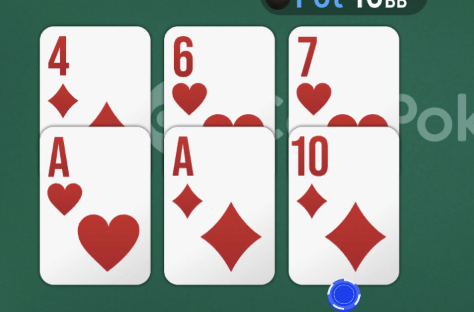
#> input picture assets/card_samples/red_grid.png, 474 x 312 px
$ python build_card_templates.py
#> lines starting #> are read from the running program, lines starting #| are printed output that depends on the picture; after the words box and inside, x2 and y2 are one past the last pixel; in counts of white or black regions, pixels touching at a corner belong together
### card_recognizer.py
"""Template-based CoinPoker rank and suit recognition."""

from pathlib import Path
from typing import Optional, Tuple

import cv2
import numpy as np


class CardRecognizer:
    TEMPLATE_PATH = Path(__file__).with_name("assets") / "card_templates.npz"
    _templates = None

    @staticmethod
    def foreground_mask(region_rgb: np.ndarray) -> np.ndarray:
        """Extract both red and black card glyphs from a white card face."""
        region_rgb = region_rgb[:, :, :3]
        hsv = cv2.cvtColor(region_rgb, cv2.COLOR_RGB2HSV)
        gray = cv2.cvtColor(region_rgb, cv2.COLOR_RGB2GRAY)
        red = cv2.bitwise_or(
            cv2.inRange(hsv, np.array([0, 65, 35]), np.array([14, 255, 255])),
            cv2.inRange(hsv, np.array([164, 65, 35]), np.array([180, 255, 255])),
        )
        # Four-color CoinPoker deck: green clubs and blue diamonds. The green
        # range deliberately stops below the teal felt hue.
        green = cv2.inRange(hsv, np.array([36, 55, 30]), np.array([68, 255, 245]))
        blue = cv2.inRange(hsv, np.array([96, 55, 30]), np.array([132, 255, 245]))
        black = cv2.inRange(gray, 0, 115)
        mask = cv2.bitwise_or(cv2.bitwise_or(red, green), cv2.bitwise_or(blue, black))
        return cv2.morphologyEx(mask, cv2.MORPH_OPEN, np.ones((2, 2), np.uint8))

    @classmethod
    def normalize_symbol(cls, region_rgb: np.ndarray, largest_only: bool = False) -> Optional[np.ndarray]:
        mask = cls.foreground_mask(region_rgb)
        contours, _ = cv2.findContours(mask, cv2.RETR_EXTERNAL, cv2.CHAIN_APPROX_SIMPLE)
        contours = [contour for contour in contours if cv2.contourArea(contour) >= max(5, mask.size * 0.002)]
        # Hero-card crops can include a dark strip above the tilted card.  It
        # touches the crop edge and spans almost the full width, unlike a
        # printed rank/suit.  Ignoring it prevents J/Q/A from being compared as
        # a glyph-plus-background composite.
        filtered = []
        for contour in contours:
            x, y, width, height = cv2.boundingRect(contour)
            edge_spanning = (
                (x == 0 or x + width >= mask.shape[1]) and height >= mask.shape[0] * 0.55
            ) or (
                (y == 0 or y + height >= mask.shape[0]) and width >= mask.shape[1] * 0.55
            )
            if not edge_spanning:
                filtered.append(contour)
        if filtered:
            contours = filtered
        if not contours:
            return None

        if largest_only:
            contours = [max(contours, key=cv2.contourArea)]
        x1 = min(cv2.boundingRect(contour)[0] for contour in contours)
        y1 = min(cv2.boundingRect(contour)[1] for contour in contours)
        x2 = max(cv2.boundingRect(contour)[0] + cv2.boundingRect(contour)[2] for contour in contours)
        y2 = max(cv2.boundingRect(contour)[1] + cv2.boundingRect(contour)[3] for contour in contours)
        glyph = np.zeros_like(mask)
        cv2.drawContours(glyph, contours, -1, 255, thickness=cv2.FILLED)
        glyph = glyph[y1:y2, x1:x2]
        if glyph.size == 0:
            return None

        canvas = np.zeros((80, 80), dtype=np.uint8)
        scale = min(66 / glyph.shape[1], 66 / glyph.shape[0])
        resized = cv2.resize(
            glyph,
            (max(1, round(glyph.shape[1] * scale)), max(1, round(glyph.shape[0] * scale))),
            interpolation=cv2.INTER_NEAREST,
        )
        x = (80 - resized.shape[1]) // 2
        y = (80 - resized.shape[0]) // 2
        canvas[y:y + resized.shape[0], x:x + resized.shape[1]] = resized
        return canvas

    @classmethod
    def _load(cls):
        if cls._templates is None:
            if not cls.TEMPLATE_PATH.exists():
                return None
            data = np.load(cls.TEMPLATE_PATH, allow_pickle=False)
            cls._templates = {
                "rank_images": data["rank_images"],
                "rank_labels": data["rank_labels"],
                "suit_images": data["suit_images"],
                "suit_labels": data["suit_labels"],
            }
            # All rank glyphs have the same 80x80 shape.  Pre-normalizing them
            # lets recognition use one vector operation instead of hundreds of
            # separate OpenCV template calls.
            flattened = cls._templates["rank_images"].astype(np.float32).reshape(-1, 6400)
            flattened -= flattened.mean(axis=1, keepdims=True)
            norms = np.linalg.norm(flattened, axis=1, keepdims=True)
            cls._templates["rank_vectors"] = flattened / np.maximum(norms, 1e-6)
        return cls._templates

    # [33 lines left out: functions _recognize, recognize_rank, not called in this run]

    @classmethod
    def recognize_rank_scored(
        cls, region_rgb: np.ndarray
    ) -> Tuple[Optional[str], float, float]:
        """Return the best rank template plus confidence and label margin.

        Multiple samples exist for most ranks, so the margin is calculated
        between distinct labels rather than between individual templates.
        """
        templates = cls._load()
        if not templates:
            return None, 0.0, 0.0
        candidate = cls.normalize_symbol(region_rgb)
        if candidate is None:
            return None, 0.0, 0.0

        candidate_vector = candidate.astype(np.float32).reshape(-1)
        candidate_vector -= candidate_vector.mean()
        candidate_norm = np.linalg.norm(candidate_vector)
        if candidate_norm <= 1e-6:
            return None, 0.0, 0.0
        scores = templates["rank_vectors"] @ (candidate_vector / candidate_norm)

        best_by_label = {}
        for score, label in zip(scores, templates["rank_labels"]):
            score = float(score)
            label = str(label)
            best_by_label[label] = max(score, best_by_label.get(label, -1.0))

        ranked = sorted(best_by_label.items(), key=lambda item: item[1], reverse=True)
        if not ranked:
            return None, 0.0, 0.0
        label, score = ranked[0]
        runner_up = ranked[1][1] if len(ranked) > 1 else -1.0
        return label, score, score - runner_up

    # [6 lines left out: function recognize_suit, not called in this run]

### screen_reader.py
# screen_reader.py
import cv2
import numpy as np
import pytesseract
import pyautogui
from PIL import Image
import mss
from typing import Dict, List, Optional, Tuple
import time

from card_recognizer import CardRecognizer

class ScreenReader:
    # [8 lines left out: function __init__, not called in this run]

    def _pyautogui_region(self, region: Tuple[int, int, int, int]) -> Tuple[int, int, int, int]:
        return self.config.scale_region(region, pyautogui.size())

    # [336 lines left out: functions capture_screen, read_player_name, read_player_name_image, read_player_stats, read_player_profile_name_image, read_player_stats_image and 12 more, not called in this run]

    @staticmethod
    def _read_rank(region_rgb: np.ndarray) -> Optional[str]:
        import re

        region_rgb = region_rgb[:, :, :3]
        template_rank, template_score, template_margin = CardRecognizer.recognize_rank_scored(
            region_rgb
        )
        # The supplied four-colour samples provide a fast, reliable path for
        # clear glyphs.  Only ambiguous/partly occluded ranks pay the OCR cost.
        if template_score >= 0.72 and template_margin >= 0.10:
            return template_rank

        enlarged = cv2.resize(region_rgb, None, fx=5, fy=5, interpolation=cv2.INTER_CUBIC)
        text = pytesseract.image_to_string(
            enlarged,
            config='--psm 10 -c tessedit_char_whitelist=0123456789TJQKA',
        ).upper()
        match = re.search(r'10|[2-9TJQKA]', text)
        ocr_rank = None
        if match:
            ocr_rank = 'T' if match.group(0) == '10' else match.group(0)

        # Q/J are the font's closest pair.  Prefer a reasonably separated
        # shape match when Tesseract calls one of them the other.  The same
        # guard fixes a J that Tesseract occasionally labels A, without
        # overriding the real live J example where the shape is ambiguous.
        if (
            ocr_rank
            and template_rank in {'J', 'Q'}
            and ocr_rank != template_rank
            and template_score >= 0.58
            and template_margin >= 0.05
        ):
            return template_rank
        return ocr_rank or (template_rank if template_score >= 0.35 else None)

    @staticmethod
    def _read_suit(region_rgb: np.ndarray) -> Optional[str]:
        region_rgb = region_rgb[:, :, :3]
        hsv = cv2.cvtColor(region_rgb, cv2.COLOR_RGB2HSV)
        red = cv2.bitwise_or(
            cv2.inRange(hsv, np.array([0, 75, 45]), np.array([12, 255, 255])),
            cv2.inRange(hsv, np.array([165, 75, 45]), np.array([180, 255, 255])),
        )
        green = cv2.inRange(hsv, np.array([38, 70, 35]), np.array([62, 255, 235]))
        blue = cv2.inRange(hsv, np.array([102, 70, 40]), np.array([128, 255, 245]))
        gray = cv2.cvtColor(region_rgb, cv2.COLOR_RGB2GRAY)
        black = cv2.inRange(gray, 0, 105)
        red_area = np.count_nonzero(red)
        green_area = np.count_nonzero(green)
        blue_area = np.count_nonzero(blue)
        black_area = np.count_nonzero(black)
        color_minimum = max(12, round(region_rgb.shape[0] * region_rgb.shape[1] * 0.01))

        def interior_component_area(mask):
            contours, _ = cv2.findContours(mask, cv2.RETR_EXTERNAL, cv2.CHAIN_APPROX_SIMPLE)
            height, width = mask.shape[:2]
            areas = []
            for contour in contours:
                x, y, box_width, box_height = cv2.boundingRect(contour)
                if x > 0 and y > 0 and x + box_width < width and y + box_height < height:
                    areas.append(cv2.contourArea(contour))
            return max(areas, default=0.0)

        green_signal = interior_component_area(green)
        blue_signal = interior_component_area(blue)

        # In the four-color deck these two hues uniquely identify their suits,
        # so no shape comparison or OCR process is needed.
        if blue_signal >= color_minimum and blue_signal > green_signal:
            return '♦'
        if green_signal >= color_minimum and green_signal > blue_signal:
            return '♣'

        # Color is a hard constraint: diamonds/hearts are red and
        # spades/clubs are black. This prevents similarly pointed ♦/♠ glyphs
        # from ever competing against one another in template matching.
        is_red = red_area >= max(12, black_area * 0.25)
        mask = red if is_red else black
        contours, _ = cv2.findContours(mask, cv2.RETR_EXTERNAL, cv2.CHAIN_APPROX_SIMPLE)
        contours = [contour for contour in contours if cv2.contourArea(contour) > mask.size * 0.01]
        if not contours:
            return CardRecognizer.recognize_suit(region_rgb, is_red=is_red)
        contour = max(contours, key=cv2.contourArea)

        if is_red:
            # CoinPoker's diamond is a narrow convex rhombus, while its heart
            # has rounded lobes and a shallow notch. At this rendered size the
            # contour solidity is markedly different even when anti-aliased:
            # diamonds cluster near .84 and hearts near .95.
            hull = cv2.convexHull(contour)
            hull_area = cv2.contourArea(hull)
            solidity = cv2.contourArea(contour) / hull_area if hull_area else 0.0
            if solidity <= 0.89:
                return '♦'
            if solidity >= 0.92:
                return '♥'

        template_suit = CardRecognizer.recognize_suit(region_rgb, is_red=is_red)
        if template_suit:
            return template_suit
        perimeter = cv2.arcLength(contour, True)
        vertices = len(cv2.approxPolyDP(contour, 0.04 * perimeter, True))
        if is_red:
            return '♦' if vertices <= 5 else '♥'
        return '♠' if vertices <= 7 else '♣'

    # [353 lines left out: functions read_hero_position, find_dealer_button_image, infer_positions_from_dealer, infer_positions_from_badges, read_position_badge, read_position_badge_image and 6 more, not called in this run]

### build_card_templates.py
"""Build card glyph templates from the user-provided CoinPoker samples."""

from pathlib import Path

import cv2
import numpy as np

from card_recognizer import CardRecognizer


SAMPLES = Path(__file__).with_name("assets") / "card_samples"

# file, card-column x origins, top y, top row, bottom row
GRIDS = (
    ("red_grid.png", (40, 164, 289), 27, ("4♦", "6♥", "7♥"), ("A♥", "A♦", "T♦")),
    ("mixed_grid.png", (24, 148, 273, 397), 23, ("7♣", "6♦", "8♠", "4♠"), ("7♠", "9♦", "2♥", "2♦")),
    ("wide_grid.png", (34, 158, 283, 407, 531), 21, ("A♦", "6♣", "4♦", "3♠", "K♦"), ("3♣", "8♦", "7♠", "T♦", "Q♥")),
    ("small_grid.png", (34, 158, 283), 13, ("2♥", "4♣", "9♥"), ("5♣", "3♠", "7♠")),
)

# Single exposed row from CoinPoker's four-colour deck.  These clean, upright
# glyphs are especially useful for separating the similarly shaped A/J/Q.
SINGLE_ROWS = (
    ("four_color_row.png", (48, 143, 238, 333, 428), 37,
     ("A♣", "K♦", "Q♠", "J♥", "T♥")),
)


def add_rotated_rank_variants(ranks, rank_labels):
    """Cover the slight fan/tilt used for the two hero cards."""
    originals = list(zip(ranks, rank_labels))
    ranks.clear()
    rank_labels.clear()
    center = (39.5, 39.5)
    for image, label in originals:
        for angle in (-8, -4, 0, 4, 8):
            matrix = cv2.getRotationMatrix2D(center, angle, 1.0)
            ranks.append(cv2.warpAffine(
                image,
                matrix,
                (80, 80),
                flags=cv2.INTER_NEAREST,
                borderMode=cv2.BORDER_CONSTANT,
                borderValue=0,
            ))
            rank_labels.append(label)


def extract_card(image_rgb, x, y, label, ranks, rank_labels, suits, suit_labels):
    rank_region = image_rgb[y + 2:y + 55, x + 3:x + 50]
    suit_region = image_rgb[y + 43:y + 108, x + 2:x + 64]
    rank = CardRecognizer.normalize_symbol(rank_region)
    suit = CardRecognizer.normalize_symbol(suit_region, largest_only=True)
    if rank is None or suit is None:
        raise RuntimeError(f"Could not extract {label} at {(x, y)}")
    ranks.append(rank)
    rank_labels.append(label[:-1])
    suits.append(suit)
    suit_labels.append(label[-1])


def main():
    ranks, rank_labels, suits, suit_labels = [], [], [], []
    for filename, columns, top_y, top_labels, bottom_labels in GRIDS:
        image_bgr = cv2.imread(str(SAMPLES / filename))
#> image_bgr is the input picture: shape (312, 474, 3); mean B, G, R 156, 162.7, 153.9
        if image_bgr is None:
            raise FileNotFoundError(SAMPLES / filename)
        image_rgb = cv2.cvtColor(image_bgr, cv2.COLOR_BGR2RGB)
        for x, label in zip(columns, top_labels):
            extract_card(image_rgb, x, top_y, label, ranks, rank_labels, suits, suit_labels)
#> this loop made 3 passes
        for x, label in zip(columns, bottom_labels):
            extract_card(image_rgb, x, top_y + 100, label, ranks, rank_labels, suits, suit_labels)
#> this loop made 3 passes
#> pass 1, in foreground_mask (call 7), `gray = cv2.cvtColor(region_rgb, cv2.COLOR_RGB2GRAY)`:
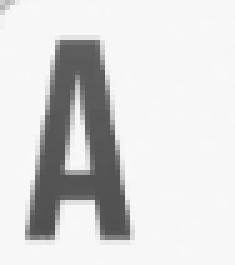
#> gray: shape (53, 47) (shown 5 times larger); min 80, max 250, mean 216.5
#> pass 2 of the loop in main, `for filename, columns, top_y, top_labels, bottom_labels in GRIDS:`:
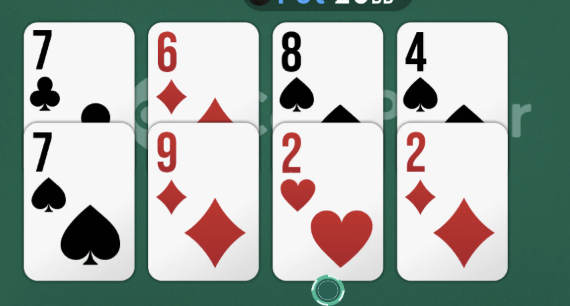
#> input picture assets/card_samples/mixed_grid.png, 570 x 306 px
#> in main, image_bgr is the input picture: shape (306, 570, 3); mean B, G, R 162.8, 169.1, 159.4
#> the loop in main, `for x, label in zip(columns, top_labels):` made 4 passes
#> the loop in main, `for x, label in zip(columns, bottom_labels):` made 4 passes
#> pass 1, in extract_card (call 11), `rank_region = image_rgb[y + 2:y + 55, x + 3:x + 50]`:
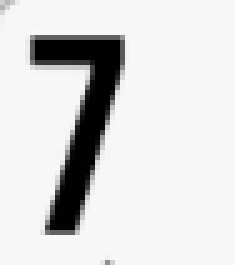
#> rank_region: shape (53, 47, 3) (shown 5 times larger); mean R, G, B 216.4, 216.5, 216.4
#> pass 1, in extract_card (call 11), `suit_region = image_rgb[y + 43:y + 108, x + 2:x + 64]`:
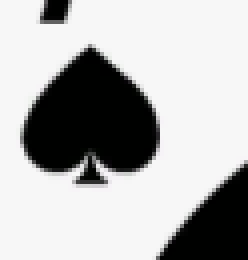
#> suit_region: shape (65, 62, 3) (shown 4 times larger); mean R, G, B 178.5, 178.7, 178.5

    for filename, columns, top_y, labels in SINGLE_ROWS:
        image_bgr = cv2.imread(str(SAMPLES / filename))
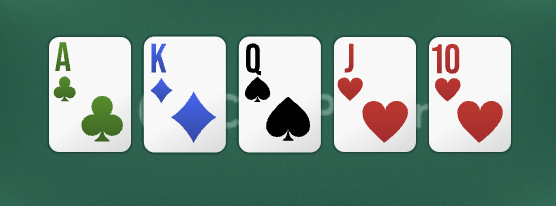
#> input picture assets/card_samples/four_color_row.png, 556 x 206 px
#> image_bgr is the input picture: shape (206, 556, 3); mean B, G, R 130.7, 141.9, 114.8
        if image_bgr is None:
            raise FileNotFoundError(SAMPLES / filename)
        image_rgb = cv2.cvtColor(image_bgr, cv2.COLOR_BGR2RGB)
#> image_rgb: shape (206, 556, 3)
        for x, label in zip(columns, labels):
            rank = CardRecognizer.normalize_symbol(
                image_rgb[top_y + 2:top_y + 55, x + 3:x + 50]
            )
            if rank is None:
                raise RuntimeError(f"Could not extract rank from {label} at {(x, top_y)}")
            ranks.append(rank)
            rank_labels.append(label[:-1])
#> this loop made 5 passes
#> pass 1, in foreground_mask (call 61), `gray = cv2.cvtColor(region_rgb, cv2.COLOR_RGB2GRAY)`:
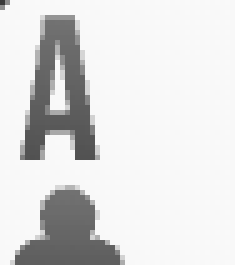
#> gray: shape (53, 47) (shown 5 times larger); min 57, max 249, mean 221.3
#> after the loop, rank_labels = 35 items, first 6: '4', '6', '7', 'A', 'A', 'T'; ranks = 35 items

    add_rotated_rank_variants(ranks, rank_labels)
#> the loop in add_rotated_rank_variants, `for image, label in originals:` made 35 passes
#> label on passes 1 to 8: '4', '6', '7', 'A', 'A', 'T', '7', '6'
#> after the loop in add_rotated_rank_variants, `for image, label in originals:`: rank_labels = 175 items, first 6: '4', '4', '4', '4', '4', '6'; ranks = 175 items

    output = CardRecognizer.TEMPLATE_PATH
    output.parent.mkdir(parents=True, exist_ok=True)
    np.savez_compressed(
        output,
        rank_images=np.stack(ranks),
        rank_labels=np.asarray(rank_labels),
        suit_images=np.stack(suits),
        suit_labels=np.asarray(suit_labels),
    )
    print(f"Wrote {len(ranks)} rank and {len(suits)} suit templates to {output}")
#| Wrote 175 rank and 30 suit templates to assets/card_templates.npz
    CardRecognizer._templates = None
    validate_samples()


def validate_samples():
    from screen_reader import ScreenReader

    expected_ranks = set("23456789TJQKA")
    expected_suits = set("♣♦♥♠")
    seen_ranks, seen_suits = set(), set()
    failures = []

    for filename, columns, top_y, top_labels, bottom_labels in GRIDS:
        image_bgr = cv2.imread(str(SAMPLES / filename))
        image_rgb = cv2.cvtColor(image_bgr, cv2.COLOR_BGR2RGB)
        for y, labels in ((top_y, top_labels), (top_y + 100, bottom_labels)):
            for x, label in zip(columns, labels):
                rank_region = image_rgb[y + 2:y + 55, x + 3:x + 50]
                suit_region = image_rgb[y + 43:y + 108, x + 2:x + 64]
                actual = (
                    ScreenReader._read_rank(rank_region),
                    ScreenReader._read_suit(suit_region),
                )
                expected = (label[:-1], label[-1])
                seen_ranks.add(expected[0])
                seen_suits.add(expected[1])
                if actual != expected:
                    failures.append((filename, label, actual))
#> this loop made 2 passes
#> pass 1, in foreground_mask (call 66), `red = cv2.bitwise_or( cv2.inRange(hsv, np.array([0, 65, 35]), np.array..`:
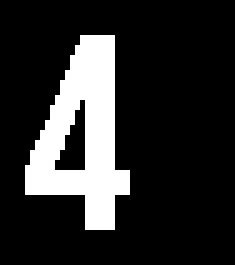
#> red: shape (53, 47) (shown 5 times larger); 17.3% white; 1 white region, box (x1, y1, x2, y2) and area: (5, 7, 26, 46) 431
#> pass 1, in normalize_symbol (call 66), `mask = cls.foreground_mask(region_rgb)`:
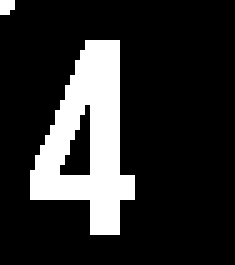
#> mask: shape (53, 47) (shown 5 times larger); 17.6% white; 2 white regions (1 under 20 px), largest, box (x1, y1, x2, y2) and area: (6, 8, 27, 47) 431
#> after the loop:
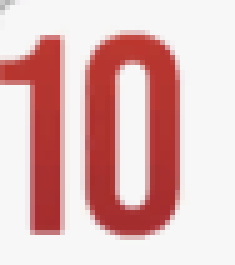
#> rank_region: shape (53, 47, 3) (shown 5 times larger); mean R, G, B 224.1, 185.3, 184.4
#> after the loop:
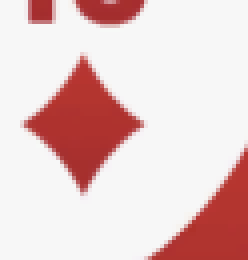
#> suit_region: shape (65, 62, 3) (shown 4 times larger); mean R, G, B 231, 204.1, 203.4
#> after the loop, failures = []; seen_ranks = 4 items; seen_suits = 2 items

    for filename, columns, top_y, labels in SINGLE_ROWS:
        image_bgr = cv2.imread(str(SAMPLES / filename))
        image_rgb = cv2.cvtColor(image_bgr, cv2.COLOR_BGR2RGB)
        for x, label in zip(columns, labels):
            actual = ScreenReader._read_rank(
                image_rgb[top_y + 2:top_y + 55, x + 3:x + 50]
            )
            expected = label[:-1]
            seen_ranks.add(expected)
            if actual != expected:
                failures.append((filename, label, actual))

    hero_bgr = cv2.imread(str(SAMPLES / "hero_j7.png"))
    hero_rgb = cv2.cvtColor(hero_bgr, cv2.COLOR_BGR2RGB)
    j_rank = ScreenReader._read_rank(hero_rgb[8:68, 15:60])
    seen_ranks.add("J")
    if j_rank != "J":
        failures.append(("hero_j7.png", "J", j_rank))

    if seen_ranks != expected_ranks or seen_suits != expected_suits or failures:
        raise AssertionError(
            f"Template validation failed; ranks={seen_ranks}, suits={seen_suits}, failures={failures}"
        )
    print("Validated 13 ranks, 4 suits, and 52 rank/suit combinations")


if __name__ == "__main__":
    main()
#> (the call stopped at in _read_rank, `text = pytesseract.image_to_string( enlarged, config='--psm 10 -c tess..`: pytesseract is not available in this run)
